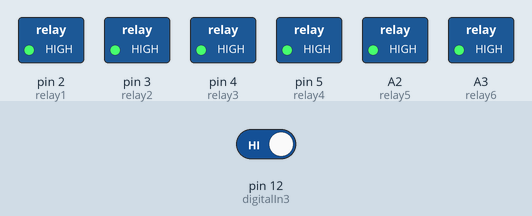
A sketch run on a simulated Arduino Uno, built with avr-gcc and run on an emulated ATmega328P. Parts: switched loads named in the sketch (green lamp = pin HIGH). Inputs (shaded band) come from the test bench; at power-on: pin 12 (digitalIn3) HIGH. The local clock reads 2024-03-15 10:24:30 at power-on unless the sketch sets it.

Above: at 1.2 s.
1.3 s: pin 12 (digitalIn3) driven LOW
At 2.5 s:
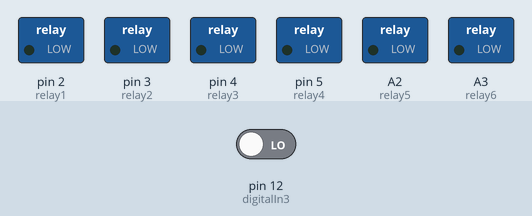
2.8 s: pin 12 (digitalIn3) driven HIGH
At 3.9 s:
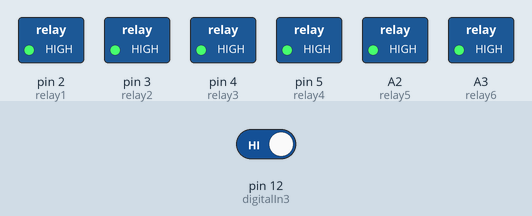
Timing chart, 0 to 5.8 s (numbered marks = the images above; inputs shaded):
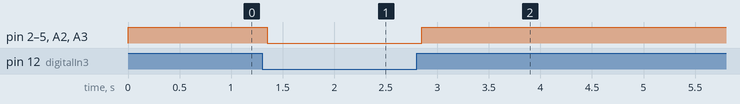

Measured:
- after the input at 1.3 s, pin 2 (relay1), pin 3 (relay2), pin 4 (relay3), pin 5 (relay4), A2 (relay5), A3 (relay6): HIGH → LOW after 0.05 s
- after the input at 2.8 s, pin 2 (relay1), pin 3 (relay2), pin 4 (relay3), pin 5 (relay4), A2 (relay5), A3 (relay6): LOW → HIGH after 0.05 s

The sketch:

PLC_4_OffDelay_Timers.ino
```cpp
#include <DS1307RTC.h>

tmElements_t tm;
const char *monthName[12] = {
  "Jan", "Feb", "Mar", "Apr", "May", "Jun",
  "Jul", "Aug", "Sep", "Oct", "Nov", "Dec"
};
void setRTC();
void readRTC();
void debouncer(bool *final_state,bool input_switch);
bool debounced_input;

bool realOffDelayHours1(int hourOff, int minuteOff, int secondOff,bool Reset);
bool realOffDelayHours2(int hourOff, int minuteOff, int secondOff,bool Reset);
bool realOffDelayHours3(int hourOff, int minuteOff, int secondOff,bool Reset);
bool realOffDelayHours4(int hourOff, int minuteOff, int secondOff,bool Reset);
bool realOffDelayHours5(int hourOff, int minuteOff, int secondOff,bool Reset);
bool realOffDelayHours6(int hourOff, int minuteOff, int secondOff,bool Reset);

//PLC Pin Definition Mapping
int digitalIn1=7;
int digitalIn2=8;
int digitalIn3=12;
int digitalIn4=13;

int relay1=2;
int relay2=3;
int relay3=4;
int relay4=5;
int relay5=A2;
int relay6=A3;


bool parse=false;
bool config=false;


bool resultOff1;
bool resultOff2;
bool resultOff3;
bool resultOff4;
bool resultOff5;
bool resultOff6;

bool powerOn;

//******Off Delays********
int secondsDelayOFF1=5;
int minutesDelayOFF1=0;
int hoursDelayOFF1=0;

int secondsDelayOFF2=10;
int minutesDelayOFF2=0;
int hoursDelayOFF2=0;

int secondsDelayOFF3=15;
int minutesDelayOFF3=0;
int hoursDelayOFF3=0;

int secondsDelayOFF4=20;
int minutesDelayOFF4=0;
int hoursDelayOFF4=0;

int secondsDelayOFF5=25;
int minutesDelayOFF5=0;
int hoursDelayOFF5=0;

int secondsDelayOFF6=30;
int minutesDelayOFF6=0;
int hoursDelayOFF6=0;


void setup()
{
  setRTC();// get the date and time the compiler was run

  pinMode(digitalIn1, INPUT);
  pinMode(digitalIn2, INPUT);
  pinMode(digitalIn3, INPUT);
  pinMode(digitalIn4, INPUT);

  pinMode(relay1, OUTPUT);
  pinMode(relay2, OUTPUT);
  pinMode(relay3, OUTPUT);
  pinMode(relay4, OUTPUT);
  pinMode(relay5, OUTPUT);
  pinMode(relay6, OUTPUT);

  Serial.begin(9600);

}
//**********Looping Function******************************
void loop()
{
      readRTC(); // Real Time Clock

      //**************On DelayTimers************
      debouncer(&debounced_input,!digitalRead(digitalIn3));

      resultOff1=realOffDelayHours1( hoursDelayOFF1, minutesDelayOFF1, secondsDelayOFF1, debounced_input);
      digitalWrite(relay1,resultOff1);

      resultOff2=realOffDelayHours2( hoursDelayOFF2, minutesDelayOFF2, secondsDelayOFF2,debounced_input);
      digitalWrite(relay2,resultOff2);

     resultOff3=realOffDelayHours3( hoursDelayOFF3, minutesDelayOFF3, secondsDelayOFF3,debounced_input);
     digitalWrite(relay3,resultOff3);

     resultOff4=realOffDelayHours4( hoursDelayOFF4, minutesDelayOFF4, secondsDelayOFF4,debounced_input);
     digitalWrite(relay4,resultOff4);

     resultOff5=realOffDelayHours5( hoursDelayOFF5, minutesDelayOFF5, secondsDelayOFF5,debounced_input);
     digitalWrite(relay5,resultOff5);

     resultOff6=realOffDelayHours6( hoursDelayOFF6, minutesDelayOFF6, secondsDelayOFF6,debounced_input);
     digitalWrite(relay6,resultOff6);
}


//***********************Real Time Off Delay 1sec-59 minutes***************************************
bool realOffDelayHours1(int hourOff, int minuteOff, int secondOff,bool Reset)
{
  int finalHours;
  int finalMinutes;
  int finalSeconds;
  static int initialHours;
  static int initialMinutes;
  static int initialSeconds;
  int periodSecond;
  int periodMinute;
  int periodHour;
  bool Output;

  if(Reset==LOW)
  {
    finalSeconds=tm.Second;
    finalMinutes=tm.Minute;
    finalHours=tm.Hour;
    initialHours = tm.Hour;
    initialMinutes = tm.Minute;
    initialSeconds = tm.Second;
    //Serial.print("Reset");
    //Serial.println(Reset);
    return Output= HIGH;
  }

  if (Reset==HIGH)
  {
    finalSeconds=tm.Second;
    finalMinutes=tm.Minute;
    finalHours=tm.Hour;
    periodSecond=finalSeconds-initialSeconds;
    periodMinute= finalMinutes-initialMinutes;
    periodHour= finalHours-initialHours;

    if(periodSecond<=0)
    {
      periodSecond=periodSecond+60;
      periodMinute=periodMinute-1;

    }
    if(periodMinute<0)
    {
      periodMinute=periodMinute+60;
      periodHour=periodHour-1;
     }
    if ( (periodSecond==secondOff) && (periodMinute==minuteOff) && (periodHour==hourOff))
      return Output=LOW;

  }
}

//***********************Real Time Off Delay 1sec-59 minutes***************************************
bool realOffDelayHours2(int hourOff, int minuteOff, int secondOff,bool Reset)
{
  int finalHours;
  int finalMinutes;
  int finalSeconds;
  static int initialHours;
  static int initialMinutes;
  static int initialSeconds;
  int periodSecond;
  int periodMinute;
  int periodHour;
  bool Output;

  if(Reset==LOW)
  {
    finalSeconds=tm.Second;
    finalMinutes=tm.Minute;
    finalHours=tm.Hour;
    initialHours = tm.Hour;
    initialMinutes = tm.Minute;
    initialSeconds = tm.Second;
    //Serial.print("Reset");
    //Serial.println(Reset);
    return Output= HIGH;
  }

  if (Reset==HIGH)
  {
    finalSeconds=tm.Second;
    finalMinutes=tm.Minute;
    finalHours=tm.Hour;
    periodSecond=finalSeconds-initialSeconds;
    periodMinute= finalMinutes-initialMinutes;
    periodHour= finalHours-initialHours;

    if(periodSecond<=0)
    {
      periodSecond=periodSecond+60;
      periodMinute=periodMinute-1;

    }
    if(periodMinute<0)
    {
      periodMinute=periodMinute+60;
      periodHour=periodHour-1;
     }
    if ( (periodSecond==secondOff) && (periodMinute==minuteOff) && (periodHour==hourOff))
      return Output=LOW;

  }
}

//*******************Off Delays 3,4*********************************
bool realOffDelayHours3(int hourOff, int minuteOff, int secondOff,bool Reset)
{
  int finalHours;
  int finalMinutes;
  int finalSeconds;
  static int initialHours;
  static int initialMinutes;
  static int initialSeconds;
  int periodSecond;
  int periodMinute;
  int periodHour;
  bool Output;

  if(Reset==LOW)
  {
    finalSeconds=tm.Second;
    finalMinutes=tm.Minute;
    finalHours=tm.Hour;
    initialHours = tm.Hour;
    initialMinutes = tm.Minute;
    initialSeconds = tm.Second;
    //Serial.print("Reset");
    //Serial.println(Reset);
    return Output= HIGH;
  }

  if (Reset==HIGH)
  {
    finalSeconds=tm.Second;
    finalMinutes=tm.Minute;
    finalHours=tm.Hour;
    periodSecond=finalSeconds-initialSeconds;
    periodMinute= finalMinutes-initialMinutes;
    periodHour= finalHours-initialHours;

    if(periodSecond<=0)
    {
      periodSecond=periodSecond+60;
      periodMinute=periodMinute-1;

    }
    if(periodMinute<0)
    {
      periodMinute=periodMinute+60;
      periodHour=periodHour-1;
     }
    if ( (periodSecond==secondOff) && (periodMinute==minuteOff) && (periodHour==hourOff))
      return Output=LOW;

  }
}


//***********************Real Time Off Delay 1sec-59 minutes***************************************
bool realOffDelayHours4(int hourOff, int minuteOff, int secondOff,bool Reset)
{
  int finalHours;
  int finalMinutes;
  int finalSeconds;
  static int initialHours;
  static int initialMinutes;
  static int initialSeconds;
  int periodSecond;
  int periodMinute;
  int periodHour;
  bool Output;

  if(Reset==LOW)
  {
    finalSeconds=tm.Second;
    finalMinutes=tm.Minute;
    finalHours=tm.Hour;
    initialHours = tm.Hour;
    initialMinutes = tm.Minute;
    initialSeconds = tm.Second;
    //Serial.print("Reset");
    //Serial.println(Reset);
    return Output= HIGH;
  }

  if (Reset==HIGH)
  {
    finalSeconds=tm.Second;
    finalMinutes=tm.Minute;
    finalHours=tm.Hour;
    periodSecond=finalSeconds-initialSeconds;
    periodMinute= finalMinutes-initialMinutes;
    periodHour= finalHours-initialHours;

    if(periodSecond<=0)
    {
      periodSecond=periodSecond+60;
      periodMinute=periodMinute-1;

    }
    if(periodMinute<0)
    {
      periodMinute=periodMinute+60;
      periodHour=periodHour-1;
     }
    if ( (periodSecond==secondOff) && (periodMinute==minuteOff) && (periodHour==hourOff))
      return Output=LOW;

  }
}
//******************************Off Delays 5,6***************************
bool realOffDelayHours5(int hourOff, int minuteOff, int secondOff,bool Reset)
{
  int finalHours;
  int finalMinutes;
  int finalSeconds;
  static int initialHours;
  static int initialMinutes;
  static int initialSeconds;
  int periodSecond;
  int periodMinute;
  int periodHour;
  bool Output;

  if(Reset==LOW)
  {
    finalSeconds=tm.Second;
    finalMinutes=tm.Minute;
    finalHours=tm.Hour;
    initialHours = tm.Hour;
    initialMinutes = tm.Minute;
    initialSeconds = tm.Second;
    //Serial.print("Reset");
    //Serial.println(Reset);
    return Output= HIGH;
  }

  if (Reset==HIGH)
  {
    finalSeconds=tm.Second;
    finalMinutes=tm.Minute;
    finalHours=tm.Hour;
    periodSecond=finalSeconds-initialSeconds;
    periodMinute= finalMinutes-initialMinutes;
    periodHour= finalHours-initialHours;

    if(periodSecond<=0)
    {
      periodSecond=periodSecond+60;
      periodMinute=periodMinute-1;

    }
    if(periodMinute<0)
    {
      periodMinute=periodMinute+60;
      periodHour=periodHour-1;
     }
    if ( (periodSecond==secondOff) && (periodMinute==minuteOff) && (periodHour==hourOff))
      return Output=LOW;

  }
}


//***********************Real Time Off Delay 1sec-59 minutes***************************************
bool realOffDelayHours6(int hourOff, int minuteOff, int secondOff,bool Reset)
{
  int finalHours;
  int finalMinutes;
  int finalSeconds;
  static int initialHours;
  static int initialMinutes;
  static int initialSeconds;
  int periodSecond;
  int periodMinute;
  int periodHour;
  bool Output;

  if(Reset==LOW)
  {
    finalSeconds=tm.Second;
    finalMinutes=tm.Minute;
    finalHours=tm.Hour;
    initialHours = tm.Hour;
    initialMinutes = tm.Minute;
    initialSeconds = tm.Second;
    //Serial.print("Reset");
    //Serial.println(Reset);
    return Output= HIGH;
  }

  if (Reset==HIGH)
  {
    finalSeconds=tm.Second;
    finalMinutes=tm.Minute;
    finalHours=tm.Hour;
    periodSecond=finalSeconds-initialSeconds;
    periodMinute= finalMinutes-initialMinutes;
    periodHour= finalHours-initialHours;


    if(periodSecond<=0)
    {

      periodSecond=periodSecond+60;
      periodMinute=periodMinute-1;

     }

    if(periodMinute<0)
    {
      periodMinute=periodMinute+60;
      periodHour=periodHour-1;
     }

    if ( (periodSecond==secondOff) && (periodMinute==minuteOff) && (periodHour==hourOff))
      return Output=LOW;

  }
}
//*********************Debounce Logic********************************
void debouncer( bool *final_state, bool input_switch)
{
static bool last_button_state;
if (input_switch==!last_button_state)
  {
   delay(50);
   *final_state=input_switch;
  }
last_button_state=input_switch;
}

//******************************Real Time Clock Funtions*******************

bool getTime(const char *str)
{
  int Hour, Min, Sec;

  if (sscanf(str, "%d:%d:%d", &Hour, &Min, &Sec) != 3) return false;
  tm.Hour = Hour;
  tm.Minute = Min;
  tm.Second = Sec;
  return true;
}

bool getDate(const char *str)
{
  char Month[12];
  int Day, Year;
  uint8_t monthIndex;

  if (sscanf(str, "%s %d %d", Month, &Day, &Year) != 3) return false;
  for (monthIndex = 0; monthIndex < 12; monthIndex++) {
    if (strcmp(Month, monthName[monthIndex]) == 0) break;
  }
  if (monthIndex >= 12) return false;
  tm.Day = Day;
  tm.Month = monthIndex + 1;
  tm.Year = CalendarYrToTm(Year);
  return true;
}

void readRTC(){
RTC.read(tm);
}

void setRTC(){
// get the date and time the compiler was run
  if (getDate(__DATE__) && getTime(__TIME__)) {
    parse = true;
    // and configure the RTC with this info
    if (RTC.write(tm))
      config = true;
    }
}
```
